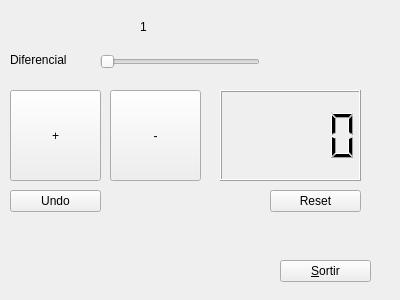
<?xml version="1.0" encoding="UTF-8"?>
<ui version="4.0">
 <class>Form</class>
 <widget class="QWidget" name="Form">
  <property name="geometry">
   <rect>
    <x>0</x>
    <y>0</y>
    <width>400</width>
    <height>300</height>
   </rect>
  </property>
  <property name="windowTitle">
   <string>Form</string>
  </property>
  <widget class="QLabel" name="label">
   <property name="geometry">
    <rect>
     <x>10</x>
     <y>50</y>
     <width>81</width>
     <height>20</height>
    </rect>
   </property>
   <property name="text">
    <string>Diferencial</string>
   </property>
  </widget>
  <widget class="QSlider" name="horizontalSlider">
   <property name="geometry">
    <rect>
     <x>100</x>
     <y>50</y>
     <width>160</width>
     <height>23</height>
    </rect>
   </property>
   <property name="minimum">
    <number>1</number>
   </property>
   <property name="maximum">
    <number>9</number>
   </property>
   <property name="orientation">
    <enum>Qt::Horizontal</enum>
   </property>
  </widget>
  <widget class="QLabel" name="label_2">
   <property name="geometry">
    <rect>
     <x>140</x>
     <y>20</y>
     <width>52</width>
     <height>13</height>
    </rect>
   </property>
   <property name="text">
    <string>1</string>
   </property>
  </widget>
  <widget class="QPushButton" name="pushButton">
   <property name="geometry">
    <rect>
     <x>10</x>
     <y>90</y>
     <width>91</width>
     <height>91</height>
    </rect>
   </property>
   <property name="text">
    <string>+</string>
   </property>
  </widget>
  <widget class="QPushButton" name="pushButton_2">
   <property name="geometry">
    <rect>
     <x>110</x>
     <y>90</y>
     <width>91</width>
     <height>91</height>
    </rect>
   </property>
   <property name="text">
    <string>-</string>
   </property>
   <property name="iconSize">
    <size>
     <width>32</width>
     <height>32</height>
    </size>
   </property>
  </widget>
  <widget class="MyLCD" name="lcdNumber">
   <property name="geometry">
    <rect>
     <x>220</x>
     <y>90</y>
     <width>141</width>
     <height>91</height>
    </rect>
   </property>
  </widget>
  <widget class="QPushButton" name="pushButton_3">
   <property name="geometry">
    <rect>
     <x>10</x>
     <y>190</y>
     <width>91</width>
     <height>22</height>
    </rect>
   </property>
   <property name="text">
    <string>Undo</string>
   </property>
  </widget>
  <widget class="QPushButton" name="pushButton_4">
   <property name="geometry">
    <rect>
     <x>270</x>
     <y>190</y>
     <width>91</width>
     <height>22</height>
    </rect>
   </property>
   <property name="text">
    <string>Reset</string>
   </property>
  </widget>
  <widget class="QPushButton" name="pushButton_5">
   <property name="geometry">
    <rect>
     <x>280</x>
     <y>260</y>
     <width>91</width>
     <height>22</height>
    </rect>
   </property>
   <property name="text">
    <string>&amp;Sortir</string>
   </property>
  </widget>
 </widget>
 <customwidgets>
  <customwidget>
   <class>MyLCD</class>
   <extends>QLCDNumber</extends>
   <header location="global">MyLCD.h</header>
   <slots>
    <slot>agafarNum(int)</slot>
    <slot>Suma()</slot>
    <slot>Restar()</slot>
    <slot>Undo()</slot>
    <slot>Reset()</slot>
   </slots>
  </customwidget>
 </customwidgets>
 <resources/>
 <connections>
  <connection>
   <sender>pushButton_5</sender>
   <signal>clicked()</signal>
   <receiver>Form</receiver>
   <slot>close()</slot>
   <hints>
    <hint type="sourcelabel">
     <x>295</x>
     <y>271</y>
    </hint>
    <hint type="destinationlabel">
     <x>199</x>
     <y>262</y>
    </hint>
   </hints>
  </connection>
  <connection>
   <sender>horizontalSlider</sender>
   <signal>sliderMoved(int)</signal>
   <receiver>lcdNumber</receiver>
   <slot>agafarNum(int)</slot>
   <hints>
    <hint type="sourcelabel">
     <x>220</x>
     <y>63</y>
    </hint>
    <hint type="destinationlabel">
     <x>273</x>
     <y>106</y>
    </hint>
   </hints>
  </connection>
  <connection>
   <sender>pushButton</sender>
   <signal>clicked()</signal>
   <receiver>lcdNumber</receiver>
   <slot>Suma()</slot>
   <hints>
    <hint type="sourcelabel">
     <x>76</x>
     <y>120</y>
    </hint>
    <hint type="destinationlabel">
     <x>276</x>
     <y>114</y>
    </hint>
   </hints>
  </connection>
  <connection>
   <sender>pushButton_2</sender>
   <signal>clicked()</signal>
   <receiver>lcdNumber</receiver>
   <slot>Restar()</slot>
   <hints>
    <hint type="sourcelabel">
     <x>178</x>
     <y>151</y>
    </hint>
    <hint type="destinationlabel">
     <x>244</x>
     <y>146</y>
    </hint>
   </hints>
  </connection>
  <connection>
   <sender>horizontalSlider</sender>
   <signal>sliderMoved(int)</signal>
   <receiver>label_2</receiver>
   <slot>setNum(int)</slot>
   <hints>
    <hint type="sourcelabel">
     <x>151</x>
     <y>53</y>
    </hint>
    <hint type="destinationlabel">
     <x>142</x>
     <y>23</y>
    </hint>
   </hints>
  </connection>
  <connection>
   <sender>pushButton_3</sender>
   <signal>clicked()</signal>
   <receiver>lcdNumber</receiver>
   <slot>Undo()</slot>
   <hints>
    <hint type="sourcelabel">
     <x>89</x>
     <y>198</y>
    </hint>
    <hint type="destinationlabel">
     <x>253</x>
     <y>166</y>
    </hint>
   </hints>
  </connection>
  <connection>
   <sender>pushButton_4</sender>
   <signal>clicked()</signal>
   <receiver>lcdNumber</receiver>
   <slot>Reset()</slot>
   <hints>
    <hint type="sourcelabel">
     <x>333</x>
     <y>198</y>
    </hint>
    <hint type="destinationlabel">
     <x>330</x>
     <y>173</y>
    </hint>
   </hints>
  </connection>
 </connections>
</ui>
